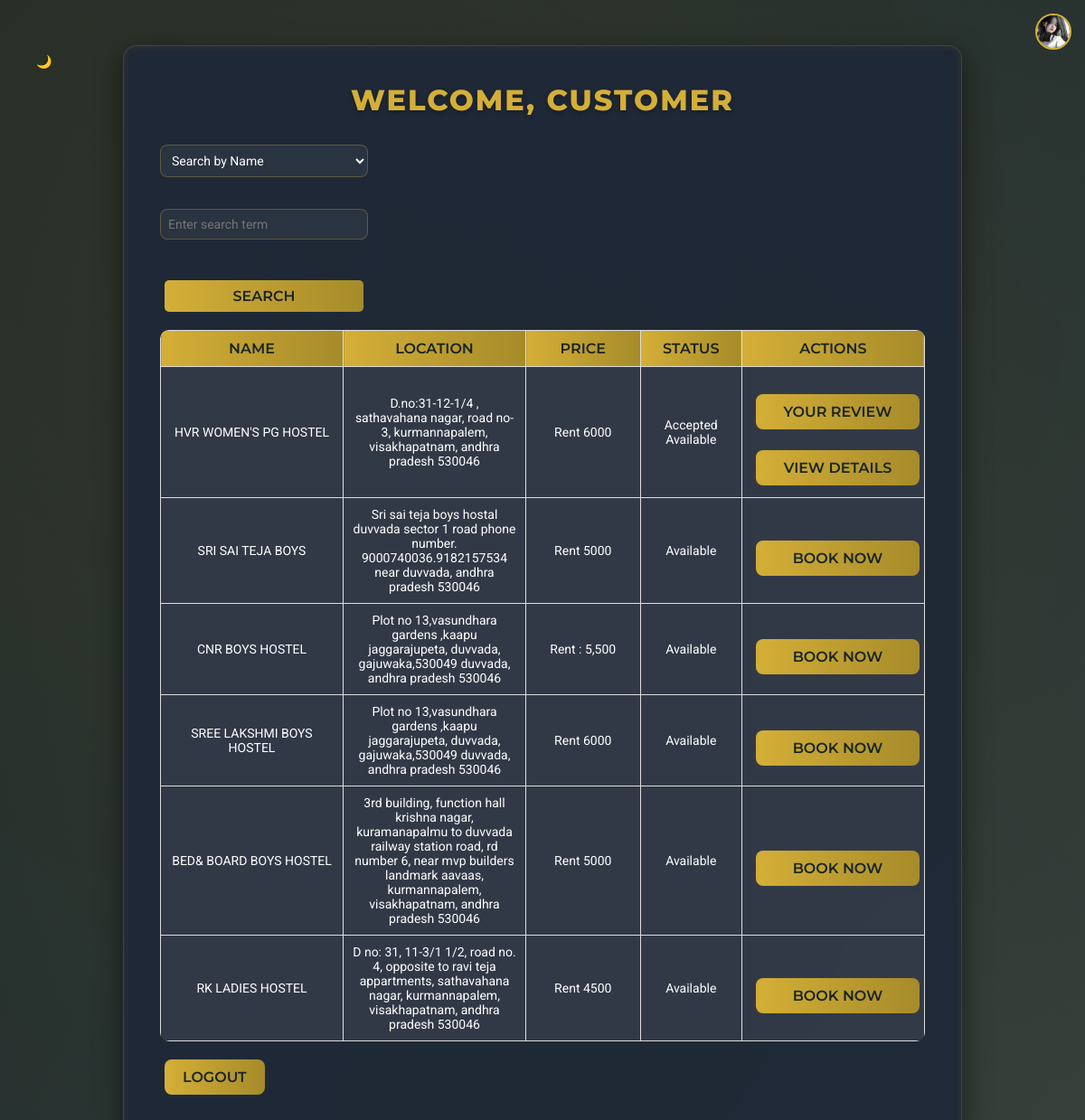
Page /dashboard (signed in) on the committed database.
### app.py (models this page shows, shortened)
class User(db.Model, UserMixin):
    id = db.Column(db.Integer, primary_key=True)
    username = db.Column(db.String(100), unique=True, nullable=False)
    password = db.Column(db.String(200), nullable=False)
    user_type = db.Column(db.String(50), nullable=False)
    phone_number = db.Column(db.String(15), nullable=True)
    hostels = db.relationship('Hostel', back_populates='owner')
    bookings = db.relationship('Booking', back_populates='customer')
    profile_picture=db.Column(db.String(200), nullable=True,default='default_profile_picture_of_account.jfif')

class Hostel(db.Model):
    id = db.Column(db.Integer, primary_key=True)
    name = db.Column(db.String(100), nullable=False)
    location = db.Column(db.String(200), nullable=False)
    price = db.Column(db.String(), nullable=False)
    availability = db.Column(db.Boolean, default=True)
    vacancies = db.Column(db.Integer, default=10, nullable=False)  # New field for vacancies
    owner_id = db.Column(db.Integer, db.ForeignKey('user.id'), nullable=False)
    owner = db.relationship('User', back_populates='hostels')
    images = db.Column(db.String(500), nullable=True)
    bookings = db.relationship('Booking', back_populates='hostel', lazy='dynamic')
    reviews = db.relationship('Review', back_populates='hostel', lazy=True)
    description = db.Column(db.Text, nullable=True,default="No description provided")
    phone_number = db.Column(db.String(15), nullable=True)

class Booking(db.Model):
    id = db.Column(db.Integer, primary_key=True)
    hostel_id = db.Column(db.Integer, db.ForeignKey('hostel.id'))
    customer_id = db.Column(db.Integer, db.ForeignKey('user.id'))
    status = db.Column(db.String(50), nullable=False, default='pending')
    created_at = db.Column(db.DateTime, nullable=False, default=db.func.current_timestamp())
    customer = db.relationship('User', back_populates='bookings')
    hostel = db.relationship('Hostel', back_populates='bookings')
    accepted_date = db.Column(db.DateTime, nullable=True)

### app.py (the view)
@app.route("/dashboard")
@login_required
def dashboard():
    search_type = request.args.get('search_type', 'name')  # Default to 'name'
    query = request.args.get('query', '').strip()  # Search term, default to empty
    if current_user.user_type == "owner":
        hostels_query = Hostel.query.filter_by(owner_id=current_user.id)
        if query:
            if search_type == "name":
                hostels_query = hostels_query.filter(Hostel.name.ilike(f"%{query}%"))
            elif search_type == "location":
                hostels_query = hostels_query.filter(Hostel.location.ilike(f"%{query}%"))
        hostels = hostels_query.all()
        return render_template("dashboard.html", hostels=hostels)
    else:  # Customer view
        hostels_query = Hostel.query  # Fetch all hostels
        if query:
            if search_type == "name":
                hostels_query = hostels_query.filter(Hostel.name.ilike(f"%{query}%"))
            elif search_type == "location":
                hostels_query = hostels_query.filter(Hostel.location.ilike(f"%{query}%"))
        hostels = hostels_query.all()
        bookings = (
            Booking.query.filter_by(customer_id=current_user.id)
            .order_by(Booking.created_at.desc())  # Get latest bookings
            .all()
        )
        hostels_with_bookings = []
        for hostel in hostels:
            latest_booking = next((b for b in bookings if b.hostel_id == hostel.id), None)
            hostels_with_bookings.append((hostel, latest_booking))
        return render_template("dashboard.html", hostels_with_bookings=hostels_with_bookings)

### app.py (called while the page is built)
@login_manager.user_loader
def load_user(user_id):
    return db.session.get(User, int(user_id))

### templates/dashboard.html (shortened to what this page needs)
<!DOCTYPE html>
<html lang="en">
<head>
    <link rel="stylesheet" href="{{ url_for('static', filename='styles.css') }}">
</head>
<body>
    <button class="theme-switcher" aria-label="Toggle Theme">
        <span class="theme-icon">🌙</span>
    </button>
    <a href="{{ url_for('profile') }}" class="profile-button" aria-label="Profile">
        <img src="{{ url_for('static', filename='uploads/' + current_user.profile_picture) }}" alt="Profile Picture"
            class="profile-img">
    </a>
    <div class="dashboard-container">
        <h2>Welcome, {{ current_user.username | capitalize }}</h2>
        <div class="search-container">
            <form method="GET" action="{{ url_for('dashboard') }}">
                <select name="search_type">
                    <option value="name">Search by Name</option>
                </select>
                <input type="text" name="query" placeholder="Enter search term"
                    value="{{ request.args.get('query', '') }}">
                <button type="submit">Search</button>
            </form>
        </div>
        <table>
            <tr>
                <th>Name</th>
                <th>Location</th>
                <th>Price</th>
                {% if current_user.user_type == "customer" %}
                <th>Status</th>
                {% endif %}
                <th>Actions</th>
            </tr>
            {% if current_user.user_type == "customer" %}
            {% for hostel, booking in hostels_with_bookings %}
            <tr>
                <td>{{ hostel.name | upper }}</td>
                <td>{{ hostel.location | capitalize }}</td>
                <td>{{ hostel.price }}</td>
                {% if booking %}
                <td>{{ booking.status | capitalize }}
                    <br>
                    {% if hostel.vacancies > 0 %}
                    Available
                    {% else %}
                    Not Available
                    {% endif %}
                </td>
                {% elif hostel.vacancies>0 %}
                <td>Available</td>
                {% else %}
                <td>Not Available</td>
                {% endif %}
                <td>
                    {% if booking %}
                    {% if booking.status == "pending" %}
                    <a href="{{ url_for('hostel_details', hostel_id=hostel.id) }}" class="btn">View Details</a>
                    {% elif booking.status == "accepted" %}
                    <a href="{{ url_for('add_review', hostel_id=hostel.id) }}" class="btn">Your Review</a>
                    <a href="{{ url_for('hostel_details', hostel_id=hostel.id) }}" class="btn">View Details</a>
                    {% else %}
                    <a href="{{ url_for('hostel_details', hostel_id=hostel.id) }}" class="btn">View Details</a>
                    {% endif %}
                    {% else %}
                    {% if hostel.vacancies > 0 %}
                    <a href="{{ url_for('book_hostel', hostel_id=hostel.id) }}" class="btn">Book Now</a>
                    {% else %}
                    <a href="{{ url_for('hostel_details', hostel_id=hostel.id) }}" class="btn">View Details</a>
                    {% endif %}
                    {% endif %}
                </td>
            </tr>
            {% endfor %}
            {% endif %}
        </table>
        <a href="{{ url_for('logout') }}" class="btn">Logout</a>
    </div>
</body>
</html>

### templates/dashboard.html (style rules this page uses)
table td { max-width: 150px; word-wrap: break-word; white-space: normal; }
table td .btn { display: block; margin: 5px 0; width: 100%; text-align: center; }
table { width: 100%; border-collapse: collapse; }
table th, table td { padding: 10px; border: 1px solid #ddd; }
table th { background-color: #f4f4f4; }
.search-container { margin: 20px 0; display: flex; gap: 10px; align-items: center; max-width: 230px; align-items: center; }
.search-container select, .search-container input[type="text"] { padding: 8px; font-size: 14px; }
.search-container option { color: #D4AF37; }
.search-container button { size: 14px; padding: 8px 16px; border: none; border-radius: 5px; cursor: pointer; }

### rows in the picture
User: profile_picture (picture), username "CUSTOMER"
Hostel: name "HVR WOMEN'S PG HOSTEL", location "D.no:31-12-1/4 , sathavahana nagar, road no-3, kurmannapalem, visakhapatnam, andhra pradesh 530046", price "Rent 6000", status "Accepted", vacancies "Available"
Hostel: name "SRI SAI TEJA BOYS", location "Sri sai teja boys hostal duvvada sector 1 road phone number. 9000740036.9182157534 near duvvada, andhra pradesh 530046", price "Rent 5000", vacancies "Available"
Hostel: name "CNR BOYS HOSTEL", location "Plot no 13,vasundhara gardens ,kaapu jaggarajupeta, duvvada, gajuwaka,530049 duvvada, andhra pradesh 530046", price "Rent : 5,500", vacancies "Available"
Hostel: name "SREE LAKSHMI BOYS HOSTEL", location "Plot no 13,vasundhara gardens ,kaapu jaggarajupeta, duvvada, gajuwaka,530049 duvvada, andhra pradesh 530046", price "Rent 6000", vacancies "Available"
Hostel: name "BED& BOARD BOYS HOSTEL", location "3rd building, function hall krishna nagar, kuramanapalmu to duvvada railway station road, rd number 6, near mvp builders landmark aavaas, kurmannapalem, visakhapatnam, andhra pradesh 530046", price "Rent 5000", vacancies "Available"
Hostel: name "RK LADIES HOSTEL", location "D no: 31, 11-3/1 1/2, road no. 4, opposite to ravi teja appartments, sathavahana nagar, kurmannapalem, visakhapatnam, andhra pradesh 530046", price "Rent 4500", vacancies "Available"
